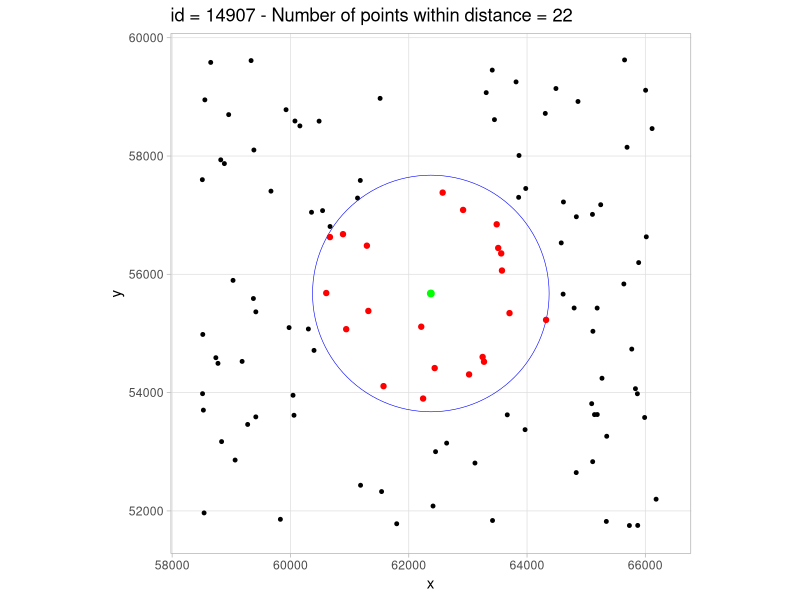

Write the R code that produced this figure.
## ---- chunk 1
library(sf)
library(dplyr)
library(ggplot2)
library(knitr)
library(kableExtra)
library(formattable)
## ---- chunk 2
# create test data: 50000 uniformly distributed points on a "square" of 100000
# metres
maxdist <- 500
pts     <- data.frame(x = runif(50000, 0, 100000),
                      y = runif(50000, 0, 100000),
                      id = 1:50000) %>%
  sf::st_as_sf(coords = c("x", "y"))
# create buffered polygons
pts_buf <- sf::st_buffer(pts, maxdist)
# Find points within 500 meters wrt each point
int <- sf::st_intersects(pts_buf, pts)
int
## ---- chunk 3
points_in_distance <- function(in_pts,
                               maxdist,
                               ncuts = 10) {

  require(data.table)
  require(sf)
  # convert points to data.table and create a unique identifier
  pts <-  data.table(in_pts)
  pts <- pts[, or_id := 1:dim(in_pts)[1]]

  # divide the extent in quadrants in ncuts*ncuts quadrants and assign each
  # point to a quadrant, then create the index over "x" to speed-up
  # the subsetting
  range_x  <- range(pts$x)
  limits_x <-(range_x[1] + (0:ncuts)*(range_x[2] - range_x[1])/ncuts)
  range_y  <- range(pts$y)
  limits_y <- range_y[1] + (0:ncuts)*(range_y[2] - range_y[1])/ncuts
  pts[, `:=`(xcut =  as.integer(cut(x, ncuts, labels = 1:ncuts)),
             ycut = as.integer(cut(y, ncuts, labels = 1:ncuts)))]  %>%
    setkey(x)

  results <- list()
  count <- 0
  # start cycling over quadrants
  for (cutx in seq_len(ncuts)) {

    # get the points included in a x-slice extended by `maxdist`, and build
    # an index over y to speed-up subsetting in the inner cycle
    min_x_comp    <- ifelse(cutx == 1,
                            limits_x[cutx],
                            (limits_x[cutx] - maxdist))
    max_x_comp    <- ifelse(cutx == ncuts,
                            limits_x[cutx + 1],
                            (limits_x[cutx + 1] + maxdist))
    subpts_x <- pts[x >= min_x_comp & x < max_x_comp] %>%
      setkey(y)

    for (cuty in seq_len(ncuts)) {
      count <- count + 1

      # subset over subpts_x to find the final set of points needed for the
      # comparisons
      min_y_comp  <- ifelse(cuty == 1,
                            limits_y[cuty],
                            (limits_y[cuty] - maxdist))
      max_y_comp  <- ifelse(cuty == ncuts,
                            limits_y[cuty + 1],
                            (limits_y[cuty + 1] + maxdist))
      subpts_comp <- subpts_x[y >= min_y_comp & y < max_y_comp]

      # subset over subpts_comp to get the points included in a x/y chunk,
      # which "neighbours" we want to find. Then buffer them by maxdist.
      subpts_buf <- subpts_comp[ycut == cuty & xcut == cutx] %>%
        sf::st_as_sf() %>% 
        sf::st_buffer(maxdist)

      # retransform to sf since data.tables lost the geometric attrributes
      subpts_comp <- sf::st_as_sf(subpts_comp)

      # compute the intersection and save results in a element of "results".
      # For each point, save its "or_id" and the "or_ids" of the points within "dist"
      inters <- sf::st_intersects(subpts_buf, subpts_comp)

      # save results
      results[[count]] <- data.table(
        id = subpts_buf$or_id,
        int_ids = lapply(inters, FUN = function(x) subpts_comp$or_id[x]))
    }
  }
  data.table::rbindlist(results)
}
## ---- chunk 4
pts <- data.frame(x = runif(20000, 0, 100000),
                  y = runif(20000, 0, 100000),
                  id = 1:20000) %>%
  st_as_sf(coords = c("x", "y"), remove = FALSE)
maxdist <- 2000
out <- points_in_distance(pts, maxdist = maxdist, ncut = 10)
head(out)

# get a random point
sel_id  <- sample(pts$id,1)
pt_sel  <- pts[sel_id, ]
pt_buff <- pt_sel %>%  sf::st_buffer(maxdist)
# get ids of points within maxdist
id_inters <- unlist(out[id == sel_id, ]$int_ids)
pt_inters <- pts[id_inters,]

#plot results
plot <- ggplot(pt_buff)  + theme_light() +
  geom_point(data = pts, aes(x = x, y = y), size = 1) +
  geom_sf(col = "blue", size = 1.2, fill = "transparent") +
  geom_sf(data = pt_inters, col = "red", size = 1.5) +
  geom_point(data = pt_sel, aes(x = x, y = y), size = 2, col = "green") +
  xlim(st_bbox(pt_buff)[1] - maxdist, st_bbox(pt_buff)[3] + maxdist) +
  ylim(st_bbox(pt_buff)[2] - maxdist, st_bbox(pt_buff)[4] + maxdist) + 
  ggtitle(paste0("id = ", sel_id, " - Number of points within distance = ", 
                 length(id_inters)))
plot
## ---- chunk 5
tbl <- tibble::tribble(
  ~Method, ~Maxdist, ~`Expected completion time (hours)`,
  "st_intersect",                 500,   15.00,
  "points_in_distance - serial",  500,    2.50,
  "points_in_distance - parallel", 500,   0.57,
  "st_intersect",                 2000,  85.00,
  "points_in_distance - serial",  2000,  15.20,
  "points_in_distance - parallel", 2000,  3.18
)

tbl %>% 
  mutate(`Expected completion time (hours)` = 
           ifelse(`Expected completion time (hours)` == 85.00,
                  cell_spec(`Expected completion time (hours)`, "html", color = "red", bold = T), 
                  cell_spec(`Expected completion time (hours)`, "html",  bold = F))) %>% 
   kable("html", escape = F) 
